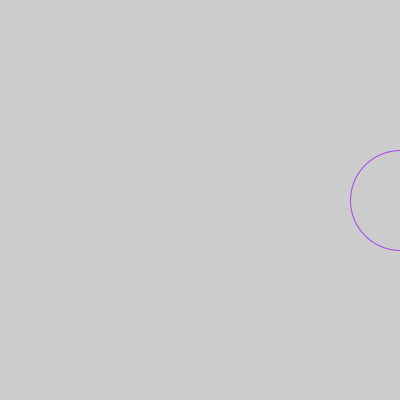
Frame 1 (no input)
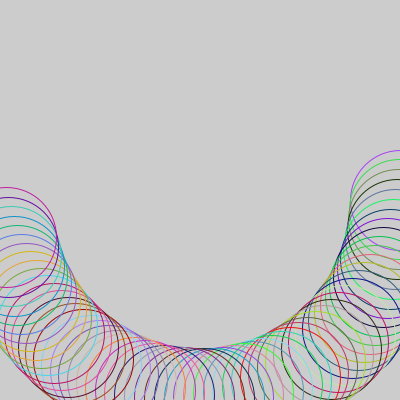
Frame 60 (the mouse pressed at the canvas centre just before this capture)
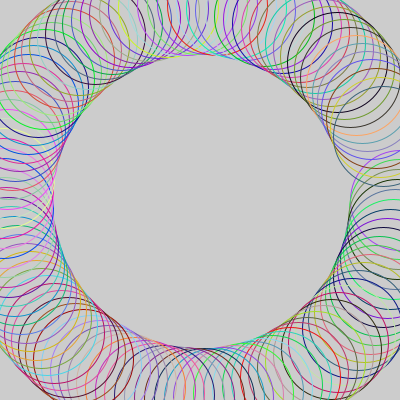
Frame 120 (the mouse held since frame 60 and released just before this capture)

The Processing sketch that drew these frames (run headless with seeded random() and noise(); from frame 60 on, the mouse is pressed at the canvas centre):

// Processing sketch: aula19_grupo2_exer02
// ── aula19_grupo2_exer02.pde
float x=0, y=0; float angulo=0; float raio=200;
void setup() {   size(400, 400); }
void draw() {
  x = raio * cos (angulo);
  y = raio * sin (angulo);
  pushMatrix();
  translate(200,200);
  stroke(random(255),random(255),random(255));noFill();
  //line(0, 0, x, y);
  ellipse(x,y,100,100);
  popMatrix();
  angulo= angulo + 0.05;
  if(raio> 0){
    raio =raio-0.05;
  }
}
